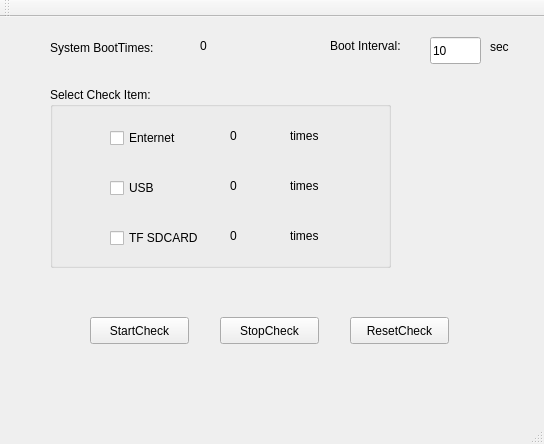
<?xml version="1.0" encoding="UTF-8"?>
<ui version="4.0">
 <class>MainWindow</class>
 <widget class="QMainWindow" name="MainWindow">
  <property name="geometry">
   <rect>
    <x>0</x>
    <y>0</y>
    <width>544</width>
    <height>444</height>
   </rect>
  </property>
  <property name="windowTitle">
   <string>BootCheck-2015-07-31-debug</string>
  </property>
  <widget class="QWidget" name="centralWidget">
   <widget class="QLabel" name="label">
    <property name="geometry">
     <rect>
      <x>50</x>
      <y>10</y>
      <width>141</width>
      <height>41</height>
     </rect>
    </property>
    <property name="text">
     <string>System BootTimes:</string>
    </property>
   </widget>
   <widget class="QLabel" name="m_totalTimers">
    <property name="geometry">
     <rect>
      <x>200</x>
      <y>20</y>
      <width>67</width>
      <height>17</height>
     </rect>
    </property>
    <property name="text">
     <string>0</string>
    </property>
   </widget>
   <widget class="QLabel" name="label_2">
    <property name="geometry">
     <rect>
      <x>330</x>
      <y>20</y>
      <width>111</width>
      <height>17</height>
     </rect>
    </property>
    <property name="text">
     <string>Boot Interval: </string>
    </property>
   </widget>
   <widget class="QGroupBox" name="groupBox">
    <property name="geometry">
     <rect>
      <x>50</x>
      <y>70</y>
      <width>341</width>
      <height>181</height>
     </rect>
    </property>
    <property name="title">
     <string>Select Check Item:</string>
    </property>
    <widget class="QCheckBox" name="m_checkEnternet">
     <property name="geometry">
      <rect>
       <x>60</x>
       <y>40</y>
       <width>91</width>
       <height>22</height>
      </rect>
     </property>
     <property name="text">
      <string>Enternet</string>
     </property>
    </widget>
    <widget class="QLabel" name="label_4">
     <property name="geometry">
      <rect>
       <x>240</x>
       <y>90</y>
       <width>67</width>
       <height>17</height>
      </rect>
     </property>
     <property name="text">
      <string>times</string>
     </property>
    </widget>
    <widget class="QLabel" name="m_nUSB">
     <property name="geometry">
      <rect>
       <x>180</x>
       <y>90</y>
       <width>51</width>
       <height>17</height>
      </rect>
     </property>
     <property name="text">
      <string>0</string>
     </property>
    </widget>
    <widget class="QCheckBox" name="m_checkTF">
     <property name="geometry">
      <rect>
       <x>60</x>
       <y>140</y>
       <width>101</width>
       <height>22</height>
      </rect>
     </property>
     <property name="text">
      <string>TF SDCARD</string>
     </property>
     <property name="checkable">
      <bool>true</bool>
     </property>
    </widget>
    <widget class="QLabel" name="label_3">
     <property name="geometry">
      <rect>
       <x>240</x>
       <y>40</y>
       <width>67</width>
       <height>17</height>
      </rect>
     </property>
     <property name="text">
      <string>times</string>
     </property>
    </widget>
    <widget class="QLabel" name="m_nTF">
     <property name="geometry">
      <rect>
       <x>180</x>
       <y>140</y>
       <width>67</width>
       <height>17</height>
      </rect>
     </property>
     <property name="text">
      <string>0</string>
     </property>
    </widget>
    <widget class="QCheckBox" name="m_checkUSB">
     <property name="geometry">
      <rect>
       <x>60</x>
       <y>90</y>
       <width>97</width>
       <height>22</height>
      </rect>
     </property>
     <property name="text">
      <string>USB</string>
     </property>
    </widget>
    <widget class="QLabel" name="m_nEnternet">
     <property name="geometry">
      <rect>
       <x>180</x>
       <y>40</y>
       <width>67</width>
       <height>17</height>
      </rect>
     </property>
     <property name="text">
      <string>0</string>
     </property>
    </widget>
    <widget class="QLabel" name="label_6">
     <property name="geometry">
      <rect>
       <x>240</x>
       <y>140</y>
       <width>67</width>
       <height>17</height>
      </rect>
     </property>
     <property name="text">
      <string>times</string>
     </property>
    </widget>
   </widget>
   <widget class="QPushButton" name="m_pushButtonStart">
    <property name="geometry">
     <rect>
      <x>90</x>
      <y>300</y>
      <width>99</width>
      <height>27</height>
     </rect>
    </property>
    <property name="text">
     <string>StartCheck</string>
    </property>
   </widget>
   <widget class="QPushButton" name="m_pushButtonEnd">
    <property name="geometry">
     <rect>
      <x>220</x>
      <y>300</y>
      <width>99</width>
      <height>27</height>
     </rect>
    </property>
    <property name="text">
     <string>StopCheck</string>
    </property>
   </widget>
   <widget class="QLabel" name="label_5">
    <property name="geometry">
     <rect>
      <x>490</x>
      <y>20</y>
      <width>41</width>
      <height>20</height>
     </rect>
    </property>
    <property name="text">
     <string>sec</string>
    </property>
   </widget>
   <widget class="QPushButton" name="m_pushButtonReset">
    <property name="geometry">
     <rect>
      <x>350</x>
      <y>300</y>
      <width>99</width>
      <height>27</height>
     </rect>
    </property>
    <property name="text">
     <string>ResetCheck</string>
    </property>
   </widget>
   <widget class="QLineEdit" name="m_nInterval">
    <property name="geometry">
     <rect>
      <x>430</x>
      <y>20</y>
      <width>51</width>
      <height>27</height>
     </rect>
    </property>
    <property name="text">
     <string>10</string>
    </property>
   </widget>
  </widget>
  <widget class="QMenuBar" name="menuBar">
   <property name="geometry">
    <rect>
     <x>0</x>
     <y>0</y>
     <width>544</width>
     <height>25</height>
    </rect>
   </property>
  </widget>
  <widget class="QToolBar" name="mainToolBar">
   <attribute name="toolBarArea">
    <enum>TopToolBarArea</enum>
   </attribute>
   <attribute name="toolBarBreak">
    <bool>false</bool>
   </attribute>
  </widget>
  <widget class="QStatusBar" name="statusBar"/>
 </widget>
 <layoutdefault spacing="6" margin="11"/>
 <resources/>
 <connections/>
</ui>
